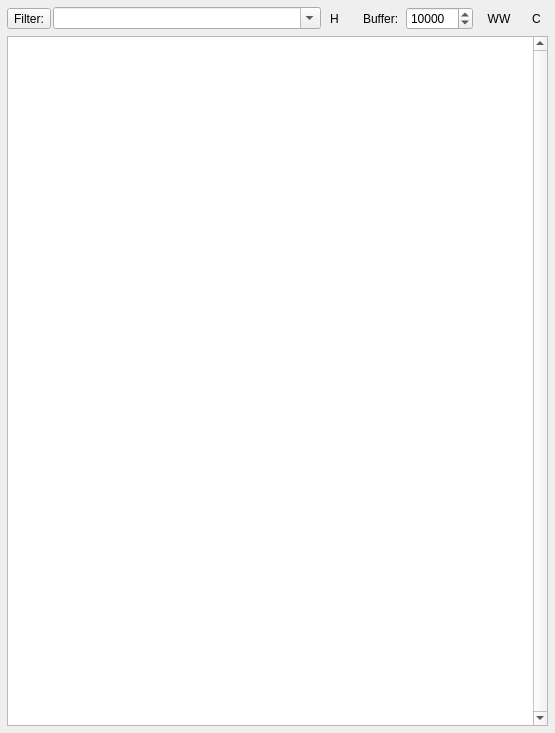
<?xml version="1.0" encoding="UTF-8"?>
<ui version="4.0">
 <class>DebugOutput</class>
 <widget class="QWidget" name="DebugOutput">
  <property name="geometry">
   <rect>
    <x>0</x>
    <y>0</y>
    <width>555</width>
    <height>733</height>
   </rect>
  </property>
  <property name="sizePolicy">
   <sizepolicy hsizetype="Expanding" vsizetype="Expanding">
    <horstretch>0</horstretch>
    <verstretch>0</verstretch>
   </sizepolicy>
  </property>
  <property name="windowTitle">
   <string>Debug Output</string>
  </property>
  <property name="windowIcon">
   <iconset resource="../companion.qrc">
    <normaloff>:/icon.png</normaloff>:/icon.png</iconset>
  </property>
  <layout class="QGridLayout" name="gridLayout">
   <property name="leftMargin">
    <number>7</number>
   </property>
   <property name="topMargin">
    <number>7</number>
   </property>
   <property name="rightMargin">
    <number>7</number>
   </property>
   <property name="bottomMargin">
    <number>7</number>
   </property>
   <property name="spacing">
    <number>6</number>
   </property>
   <item row="0" column="0">
    <widget class="QWidget" name="widget" native="true">
     <layout class="QHBoxLayout" name="horizontalLayout_2">
      <property name="spacing">
       <number>7</number>
      </property>
      <property name="leftMargin">
       <number>0</number>
      </property>
      <property name="topMargin">
       <number>0</number>
      </property>
      <property name="rightMargin">
       <number>0</number>
      </property>
      <property name="bottomMargin">
       <number>0</number>
      </property>
      <item>
       <layout class="QHBoxLayout" name="horizontalLayout">
        <property name="spacing">
         <number>2</number>
        </property>
        <item>
         <widget class="QToolButton" name="btnFilter">
          <property name="toolTip">
           <string>&lt;html&gt;&lt;head/&gt;&lt;body&gt;&lt;p&gt;Enable or disable the filter. If the button won't stay enabled, it is likely there is a syntax error in the Regular Expression entered.&lt;/p&gt;&lt;/body&gt;&lt;/html&gt;</string>
          </property>
          <property name="styleSheet">
           <string notr="true">padding: 0.15em</string>
          </property>
          <property name="text">
           <string>Filter:</string>
          </property>
          <property name="iconSize">
           <size>
            <width>18</width>
            <height>18</height>
           </size>
          </property>
          <property name="checkable">
           <bool>true</bool>
          </property>
          <property name="toolButtonStyle">
           <enum>Qt::ToolButtonTextOnly</enum>
          </property>
         </widget>
        </item>
        <item>
         <widget class="QComboBox" name="filterText">
          <property name="sizePolicy">
           <sizepolicy hsizetype="Expanding" vsizetype="Fixed">
            <horstretch>0</horstretch>
            <verstretch>0</verstretch>
           </sizepolicy>
          </property>
          <property name="minimumSize">
           <size>
            <width>100</width>
            <height>0</height>
           </size>
          </property>
          <property name="toolTip">
           <string>&lt;html&gt;&lt;head/&gt;&lt;body&gt;&lt;p&gt;Enter filter text here. Click the help/info button for details about using the filter. &lt;/p&gt;&lt;p&gt;
To &lt;b&gt;remove a remembered entry&lt;/b&gt; from the filter  list, first choose it, and then press &lt;code&gt;Shift-Delete&lt;/code&gt; (or &lt;code&gt;Shift-Backspace&lt;/code&gt;) key combination.&lt;/p&gt;&lt;/body&gt;&lt;/html&gt;</string>
          </property>
          <property name="editable">
           <bool>true</bool>
          </property>
          <property name="currentText">
           <string/>
          </property>
          <property name="currentIndex">
           <number>-1</number>
          </property>
          <property name="maxCount">
           <number>50</number>
          </property>
          <property name="insertPolicy">
           <enum>QComboBox::InsertAtTop</enum>
          </property>
          <property name="sizeAdjustPolicy">
           <enum>QComboBox::AdjustToMinimumContentsLength</enum>
          </property>
          <property name="minimumContentsLength">
           <number>1</number>
          </property>
         </widget>
        </item>
        <item>
         <widget class="QToolButton" name="btnShowFilterHelp">
          <property name="text">
           <string notr="true">H</string>
          </property>
          <property name="autoRaise">
           <bool>true</bool>
          </property>
         </widget>
        </item>
       </layout>
      </item>
      <item>
       <spacer name="horizontalSpacer">
        <property name="orientation">
         <enum>Qt::Horizontal</enum>
        </property>
        <property name="sizeType">
         <enum>QSizePolicy::Preferred</enum>
        </property>
        <property name="sizeHint" stdset="0">
         <size>
          <width>10</width>
          <height>20</height>
         </size>
        </property>
       </spacer>
      </item>
      <item>
       <layout class="QFormLayout" name="formLayout">
        <item row="0" column="0">
         <widget class="QLabel" name="label">
          <property name="text">
           <string>Buffer:</string>
          </property>
         </widget>
        </item>
        <item row="0" column="1">
         <widget class="QSpinBox" name="bufferSize">
          <property name="sizePolicy">
           <sizepolicy hsizetype="Fixed" vsizetype="Fixed">
            <horstretch>0</horstretch>
            <verstretch>0</verstretch>
           </sizepolicy>
          </property>
          <property name="toolTip">
           <string>Number of lines to keep in display.</string>
          </property>
          <property name="suffix">
           <string/>
          </property>
          <property name="minimum">
           <number>100</number>
          </property>
          <property name="maximum">
           <number>999999</number>
          </property>
          <property name="singleStep">
           <number>100</number>
          </property>
          <property name="value">
           <number>10000</number>
          </property>
         </widget>
        </item>
       </layout>
      </item>
      <item>
       <widget class="QToolButton" name="btnWordWrap">
        <property name="text">
         <string notr="true">WW</string>
        </property>
        <property name="iconSize">
         <size>
          <width>16</width>
          <height>16</height>
         </size>
        </property>
        <property name="checkable">
         <bool>true</bool>
        </property>
        <property name="autoRaise">
         <bool>true</bool>
        </property>
       </widget>
      </item>
      <item>
       <widget class="QToolButton" name="btnClearScr">
        <property name="text">
         <string notr="true">C</string>
        </property>
        <property name="iconSize">
         <size>
          <width>16</width>
          <height>16</height>
         </size>
        </property>
        <property name="autoRaise">
         <bool>true</bool>
        </property>
       </widget>
      </item>
     </layout>
    </widget>
   </item>
   <item row="1" column="0">
    <widget class="QPlainTextEdit" name="console">
     <property name="sizePolicy">
      <sizepolicy hsizetype="Expanding" vsizetype="Expanding">
       <horstretch>0</horstretch>
       <verstretch>0</verstretch>
      </sizepolicy>
     </property>
     <property name="font">
      <font>
       <family>Courier New</family>
       <pointsize>10</pointsize>
      </font>
     </property>
     <property name="verticalScrollBarPolicy">
      <enum>Qt::ScrollBarAlwaysOn</enum>
     </property>
     <property name="undoRedoEnabled">
      <bool>false</bool>
     </property>
     <property name="lineWrapMode">
      <enum>QPlainTextEdit::NoWrap</enum>
     </property>
     <property name="readOnly">
      <bool>true</bool>
     </property>
     <property name="maximumBlockCount">
      <number>10000</number>
     </property>
    </widget>
   </item>
  </layout>
  <action name="actionShowFilterHelp">
   <property name="icon">
    <iconset resource="../companion.qrc">
     <normaloff>:/images/simulator/icons/svg/info.svg</normaloff>:/images/simulator/icons/svg/info.svg</iconset>
   </property>
   <property name="text">
    <string>Filter &amp;Help</string>
   </property>
   <property name="toolTip">
    <string>Show information about using the filter.</string>
   </property>
  </action>
  <action name="actionWordWrap">
   <property name="checkable">
    <bool>true</bool>
   </property>
   <property name="icon">
    <iconset resource="../companion.qrc">
     <normaloff>:/images/simulator/icons/svg/word_wrap.svg</normaloff>:/images/simulator/icons/svg/word_wrap.svg</iconset>
   </property>
   <property name="text">
    <string>Word &amp;Wrap</string>
   </property>
   <property name="toolTip">
    <string>Toggle word wrapping on/off.</string>
   </property>
  </action>
  <action name="actionClearScr">
   <property name="icon">
    <iconset resource="../companion.qrc">
     <normaloff>:/images/simulator/icons/svg/eraser.svg</normaloff>:/images/simulator/icons/svg/eraser.svg</iconset>
   </property>
   <property name="text">
    <string>&amp;Clear</string>
   </property>
   <property name="toolTip">
    <string>Clear the output window of all text.</string>
   </property>
  </action>
  <action name="actionToggleFilter">
   <property name="checkable">
    <bool>true</bool>
   </property>
   <property name="icon">
    <iconset resource="../companion.qrc">
     <normaloff>:/images/simulator/icons/svg/toggle_lock.svg</normaloff>:/images/simulator/icons/svg/toggle_lock.svg</iconset>
   </property>
   <property name="text">
    <string>Enable &amp;Filter</string>
   </property>
   <property name="toolTip">
    <string>Turn the filter on/off.</string>
   </property>
  </action>
 </widget>
 <resources>
  <include location="../companion.qrc"/>
 </resources>
 <connections/>
</ui>
